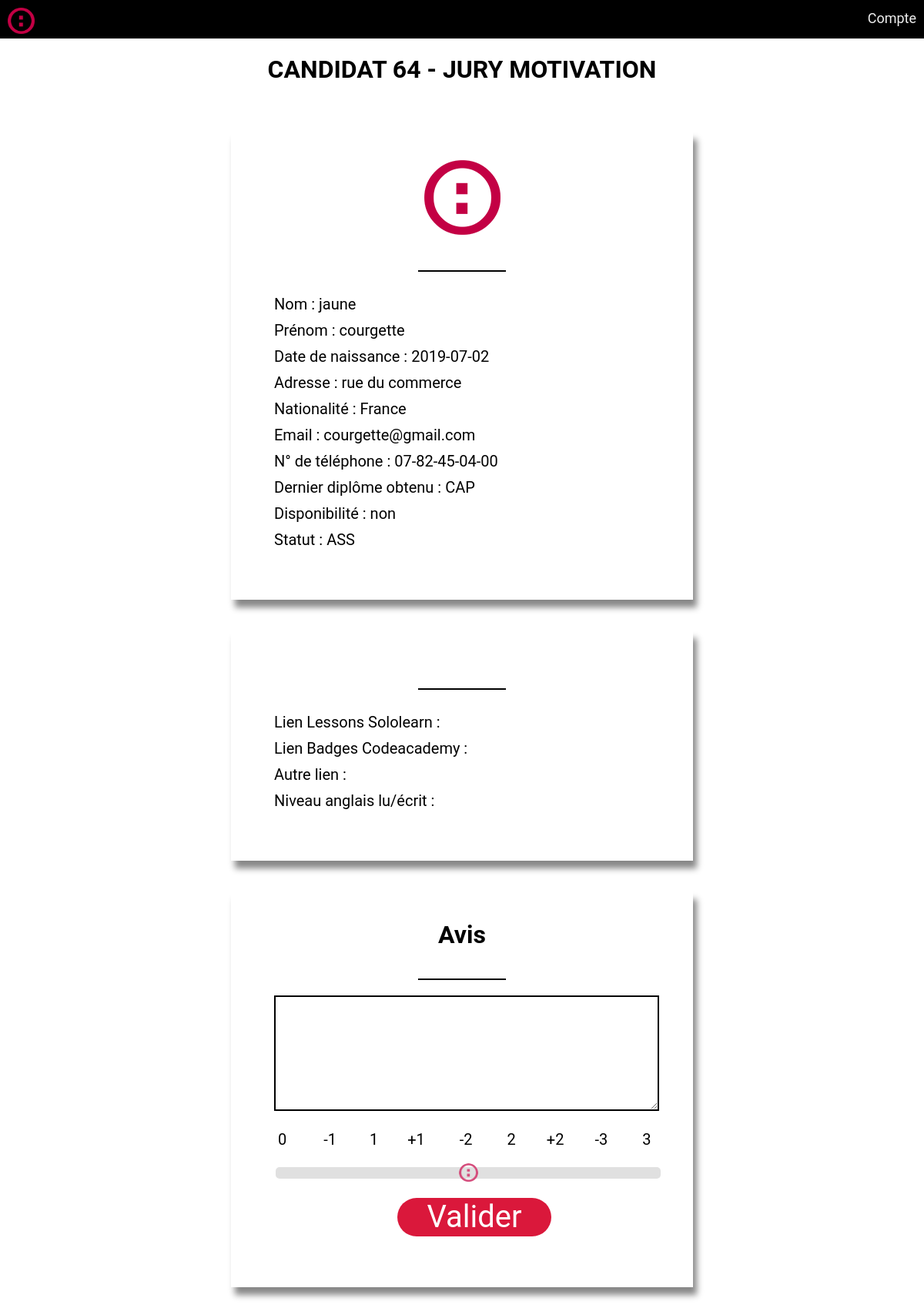
The app's page /jury_tech.php?id=64 with its own data.
### tables this page shows
CREATE TABLE `etudiant` (
  `idhor` int(11) NOT NULL,
  `nom` varchar(30) NOT NULL,
  `prenom` varchar(50) NOT NULL,
  `datenai` date NOT NULL,
  `adresse_perso` varchar(100) NOT NULL,
  `codep` varchar(10) DEFAULT NULL,
  `ville` varchar(60) DEFAULT NULL,
  `nationalite` varchar(30) DEFAULT NULL,
  `email` varchar(60) NOT NULL,
  `numtels` varchar(15) NOT NULL,
  `superheros` longtext,
  `hacks` longtext,
  `intformat` longtext,
  `motivation` mediumtext,
  `dansunan` mediumtext,
  `prerequis1` longtext,
  `prerequis2` longtext,
  `profilsuppl` longtext,
  `langlais` varchar(50) DEFAULT NULL,
  `lastdipl` varchar(50) NOT NULL,
  `disponib` varchar(30) DEFAULT NULL,
  `situactu` varchar(30) NOT NULL,
  `liphoto` varchar(255) NOT NULL,
  `date_insc` date DEFAULT NULL
);

### jury_tech.php (the view, shortened to what this page needs)
<!DOCTYPE html>
<html lang="fr" dir="ltr">
<head>
  <link rel="stylesheet" href="https://use.fontawesome.com/releases/v5.8.2/css/all.css">
  <link rel="stylesheet" href="css/jury.css">
</head>
<body>
  <?php include "header.php" ?>
  <?php
  $bdd = new PDO('mysql:host=localhost;dbname=recrutement;charset=utf8', 'root', '');
  $requete = "SELECT * FROM etudiant WHERE idhor=" . $_GET["id"];
  $reponse = $bdd->query($requete);
  while ($donnees = $reponse->fetch())
  {
  ?>
  <center>
    <h1>CANDIDAT <?php echo $donnees["idhor"]; ?> - JURY MOTIVATION</h1>
  </center>
  <div>
    <div id="bloc_1" class="animated zoomInLeft">
      <h1 class="titre-bloc1">
        <img src="img/<?php echo $donnees["liphoto"]; ?>" alt="">
      </h1>
      <center>
        <hr />
      </center>
      <h3 class="titre-inter-bloc1">
        <ul>
          <li>Nom : <?php echo $donnees["nom"]; ?></li>
          <li>Prénom : <?php echo $donnees["prenom"]; ?></li>
          <li>Date de naissance : <?php echo $donnees["datenai"]; ?></li>
          <li>Adresse : <?php echo $donnees["adresse_perso"]; ?></li>
          <li>Nationalité : <?php echo $donnees["nationalite"]; ?></li>
          <li>Email : <?php echo $donnees["email"]; ?></li>
          <li>N° de téléphone : <?php echo $donnees["numtels"]; ?></li>
          <li>Dernier diplôme obtenu : <?php echo $donnees["lastdipl"]; ?></li>
          <li>Disponibilité : <?php echo $donnees["disponib"]; ?></li>
          <li>Statut : <?php echo $donnees["situactu"]; ?></li>
        </ul>
      </h3>
    </div>
    <div id="bloc_1" class="animated zoomInLeft">
      <h1 class="titre-bloc1">
      </h1>
      <center>
        <hr />
      </center>
      <h3 class="titre-inter-bloc1">
        <ul>
          <li>Lien Lessons Sololearn :  <a href="<?php echo $donnees["prerequis1"];?>"><?php echo $donnees["prerequis1"];?></a></li>
          <li>Lien Badges Codeacademy : <a href="<?php echo $donnees["prerequis2"];?>"><?php echo $donnees["prerequis2"];?></a></li>
          <li>Autre lien : <a href="<?php echo $donnees["profilsuppl"];?>"><?php echo $donnees["profilsuppl"];?></a></li>
          <li>Niveau anglais lu/écrit : <?php echo $donnees["langlais"]; ?></li>
        </ul>
      </h3>
    </div>
    <div id="bloc_1" class="animated zoomInLeft">
      <h1 class="titre-bloc1">
          Avis
      </h1>
      <center>
        <hr />
      </center>
      <h3 class="titre-inter-bloc1">
        <ul>    <div class="fake"><center>
              <textarea></textarea>
            <div class="slidecontainer" style="width: 500px;">
              <p class="zero">0</p> <p class="other" style="padding-left: 48px;">-1</p> <p class="other" style="padding-left: 38px;">&nbsp1</p>
               <p class="other" style="padding-left: 38px;">+1</p> <p class="other" style="padding-left: 45px;">-2</p> <p class="other" style="padding-left: 40px;">&nbsp2</p>
               <p class="other" style="padding-left: 40px;">+2</p>
              <p class="other"style="padding-left: 40px;">-3</p> <p class="other" style="padding-left: 40px;">&nbsp3</p>
          <input type="range" min="1" max="9" value="5" class="slider" id="myRange">
        </div>
          <div class="bouton">
            <p>
              <a href="index.php">Valider</a>
            </p>
          </div>
        </ul>
      </h3>
    </div>
</div>
<?php
}
?>
</body>
</html>

### css/jury.css (style rules this page uses)
body { margin: 0px; display: flex; flex-direction: column; font-family: 'Roboto', sans-serif; }
html, body { height: 100%; padding: 0; margin: 0; }
#bloc_1 { width: 600px; background-color: white; padding: 1em; text-align: center; box-shadow: 5px 10px 8px #888888; margin-bottom: 200px; padding-top: 1em; max-width: 60em; margin: 5vh auto; }
.titre-bloc1 { color: black; padding-bottom: 0.5em; }
.titre-inter-bloc1 { color: black; padding-bottom: 0.5em; font-size: 20px; font-weight: normal; }
#bloc_1 hr { width: 20%; border: 0.1em solid black; }
.bouton a { margin-top: 20px; margin-left: 160px; display:block; width:200px; line-height:50px; font-size: 2em; text-align:center; vertical-align:middle; background-color: black; color:white; text-decoration:none; border-radius: 100px; background-color: #da183b; }
ul li { list-style: none; text-align: left; padding-top: 10px; }
.fake { width: 45%; margin-bottom: 20px; }
textarea { border: 0; padding: 0; width: 500px; height: 150px; border: 2px solid black; }
.slider { -webkit-appearance: none; width: 500px; height: 15px; border-radius: 5px; background: #d3d3d3; outline: none; opacity: 0.7; -webkit-transition: .2s; transition: opacity .2s; }
.other { font-size: 20px; text-align: center; float: left; padding-left: 10%; }
.zero { font-size: 20px; text-align: center; float: left; padding-left: 1%; }

### css/header.css (style rules this page uses)
* { box-sizing: border-box; }
body { margin: 0px; }

### records on screen
etudiant: idhor "64", liphoto (picture), nom "jaune", prenom "courgette", datenai "2019-07-02", adresse_perso "rue du commerce", nationalite "France", email "courgette@gmail.com", numtels "07-82-45-04-00", lastdipl "CAP", disponib "non", situactu "ASS"
